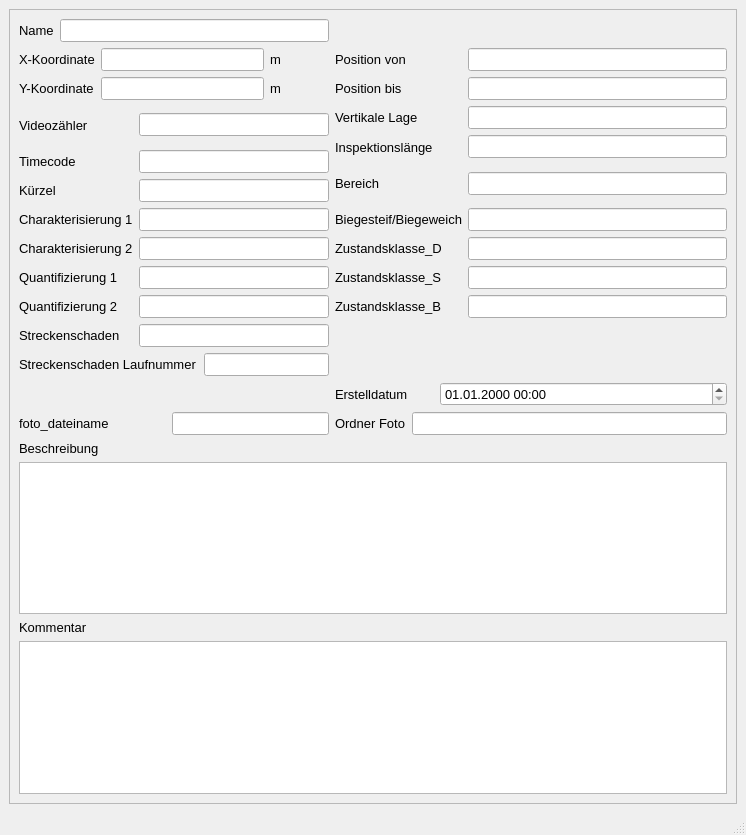
<?xml version="1.0" encoding="UTF-8"?>
<ui version="4.0">
 <class>MainWindow</class>
 <widget class="QMainWindow" name="MainWindow">
  <property name="enabled">
   <bool>true</bool>
  </property>
  <property name="geometry">
   <rect>
    <x>0</x>
    <y>0</y>
    <width>746</width>
    <height>835</height>
   </rect>
  </property>
  <property name="minimumSize">
   <size>
    <width>631</width>
    <height>393</height>
   </size>
  </property>
  <property name="font">
   <font>
    <family>Tahoma</family>
    <pointsize>10</pointsize>
   </font>
  </property>
  <property name="windowTitle">
   <string>MainWindow</string>
  </property>
  <widget class="QWidget" name="centralwidget">
   <layout class="QGridLayout" name="gridLayout">
    <item row="0" column="0">
     <widget class="QScrollArea" name="scrollArea">
      <property name="widgetResizable">
       <bool>true</bool>
      </property>
      <widget class="QWidget" name="scrollAreaWidgetContents">
       <property name="geometry">
        <rect>
         <x>0</x>
         <y>0</y>
         <width>722</width>
         <height>758</height>
        </rect>
       </property>
       <layout class="QGridLayout" name="gridLayout_2">
        <item row="0" column="0">
         <widget class="QLabel" name="label">
          <property name="text">
           <string>Name</string>
          </property>
         </widget>
        </item>
        <item row="0" column="1" colspan="6">
         <widget class="QLineEdit" name="untersuchsch"/>
        </item>
        <item row="1" column="0" colspan="2">
         <widget class="QLabel" name="label_6">
          <property name="text">
           <string>X-Koordinate</string>
          </property>
         </widget>
        </item>
        <item row="1" column="2" colspan="4">
         <widget class="QLineEdit" name="x">
          <property name="readOnly">
           <bool>true</bool>
          </property>
         </widget>
        </item>
        <item row="1" column="6">
         <widget class="QLabel" name="label_11">
          <property name="text">
           <string>m</string>
          </property>
         </widget>
        </item>
        <item row="1" column="7" colspan="3">
         <widget class="QLabel" name="label_18">
          <property name="text">
           <string>Position von</string>
          </property>
         </widget>
        </item>
        <item row="1" column="10">
         <widget class="QLineEdit" name="pos_von">
          <property name="toolTip">
           <string>&lt;html&gt;&lt;head/&gt;&lt;body&gt;&lt;p&gt;&lt;span style=&quot; font-size:10pt;&quot;&gt;vorgegebene Haltungslänge, falls diese nicht automatisch berechnet werden soll&lt;/span&gt;&lt;/p&gt;&lt;/body&gt;&lt;/html&gt;</string>
          </property>
         </widget>
        </item>
        <item row="2" column="0" colspan="2">
         <widget class="QLabel" name="label_9">
          <property name="text">
           <string>Y-Koordinate</string>
          </property>
         </widget>
        </item>
        <item row="2" column="2" colspan="4">
         <widget class="QLineEdit" name="y">
          <property name="readOnly">
           <bool>true</bool>
          </property>
         </widget>
        </item>
        <item row="2" column="6">
         <widget class="QLabel" name="label_12">
          <property name="text">
           <string>m</string>
          </property>
         </widget>
        </item>
        <item row="2" column="7" colspan="3">
         <widget class="QLabel" name="label_30">
          <property name="text">
           <string>Position bis</string>
          </property>
         </widget>
        </item>
        <item row="2" column="10">
         <widget class="QLineEdit" name="pos_bis">
          <property name="toolTip">
           <string>&lt;html&gt;&lt;head/&gt;&lt;body&gt;&lt;p&gt;&lt;span style=&quot; font-size:10pt;&quot;&gt;vorgegebene Haltungslänge, falls diese nicht automatisch berechnet werden soll&lt;/span&gt;&lt;/p&gt;&lt;/body&gt;&lt;/html&gt;</string>
          </property>
         </widget>
        </item>
        <item row="3" column="0" rowspan="2" colspan="2">
         <widget class="QLabel" name="label_19">
          <property name="text">
           <string>Videozähler</string>
          </property>
         </widget>
        </item>
        <item row="3" column="3" rowspan="2" colspan="4">
         <widget class="QLineEdit" name="videozaehler">
          <property name="toolTip">
           <string>&lt;html&gt;&lt;head/&gt;&lt;body&gt;&lt;p&gt;&lt;span style=&quot; font-size:10pt;&quot;&gt;vorgegebene Haltungslänge, falls diese nicht automatisch berechnet werden soll&lt;/span&gt;&lt;/p&gt;&lt;/body&gt;&lt;/html&gt;</string>
          </property>
         </widget>
        </item>
        <item row="3" column="7" colspan="3">
         <widget class="QLabel" name="label_51">
          <property name="text">
           <string>Vertikale Lage</string>
          </property>
         </widget>
        </item>
        <item row="3" column="10">
         <widget class="QLineEdit" name="vertikale_lage">
          <property name="toolTip">
           <string>&lt;html&gt;&lt;head/&gt;&lt;body&gt;&lt;p&gt;&lt;span style=&quot; font-size:10pt;&quot;&gt;vorgegebene Haltungslänge, falls diese nicht automatisch berechnet werden soll&lt;/span&gt;&lt;/p&gt;&lt;/body&gt;&lt;/html&gt;</string>
          </property>
         </widget>
        </item>
        <item row="4" column="7" rowspan="2" colspan="3">
         <widget class="QLabel" name="label_59">
          <property name="text">
           <string>Inspektionslänge</string>
          </property>
         </widget>
        </item>
        <item row="4" column="10" rowspan="2">
         <widget class="QLineEdit" name="inspektionslaenge">
          <property name="toolTip">
           <string>&lt;html&gt;&lt;head/&gt;&lt;body&gt;&lt;p&gt;&lt;span style=&quot; font-size:10pt;&quot;&gt;vorgegebene Haltungslänge, falls diese nicht automatisch berechnet werden soll&lt;/span&gt;&lt;/p&gt;&lt;/body&gt;&lt;/html&gt;</string>
          </property>
         </widget>
        </item>
        <item row="5" column="0" rowspan="2" colspan="2">
         <widget class="QLabel" name="label_20">
          <property name="text">
           <string>Timecode</string>
          </property>
         </widget>
        </item>
        <item row="5" column="3" rowspan="2" colspan="4">
         <widget class="QLineEdit" name="timecode">
          <property name="toolTip">
           <string>&lt;html&gt;&lt;head/&gt;&lt;body&gt;&lt;p&gt;&lt;span style=&quot; font-size:10pt;&quot;&gt;vorgegebene Haltungslänge, falls diese nicht automatisch berechnet werden soll&lt;/span&gt;&lt;/p&gt;&lt;/body&gt;&lt;/html&gt;</string>
          </property>
          <property name="text">
           <string/>
          </property>
         </widget>
        </item>
        <item row="6" column="7" rowspan="2" colspan="3">
         <widget class="QLabel" name="label_52">
          <property name="text">
           <string>Bereich</string>
          </property>
         </widget>
        </item>
        <item row="6" column="10" rowspan="2">
         <widget class="QLineEdit" name="bereich">
          <property name="toolTip">
           <string>&lt;html&gt;&lt;head/&gt;&lt;body&gt;&lt;p&gt;&lt;span style=&quot; font-size:10pt;&quot;&gt;vorgegebene Haltungslänge, falls diese nicht automatisch berechnet werden soll&lt;/span&gt;&lt;/p&gt;&lt;/body&gt;&lt;/html&gt;</string>
          </property>
         </widget>
        </item>
        <item row="7" column="0" colspan="3">
         <widget class="QLabel" name="label_23">
          <property name="text">
           <string>Kürzel</string>
          </property>
         </widget>
        </item>
        <item row="7" column="3" colspan="4">
         <widget class="QLineEdit" name="kuerzel">
          <property name="toolTip">
           <string>&lt;html&gt;&lt;head/&gt;&lt;body&gt;&lt;p&gt;&lt;span style=&quot; font-size:10pt;&quot;&gt;vorgegebene Haltungslänge, falls diese nicht automatisch berechnet werden soll&lt;/span&gt;&lt;/p&gt;&lt;/body&gt;&lt;/html&gt;</string>
          </property>
         </widget>
        </item>
        <item row="8" column="0" colspan="3">
         <widget class="QLabel" name="label_24">
          <property name="text">
           <string>Charakterisierung 1</string>
          </property>
         </widget>
        </item>
        <item row="8" column="3" colspan="4">
         <widget class="QLineEdit" name="charakt1">
          <property name="toolTip">
           <string>&lt;html&gt;&lt;head/&gt;&lt;body&gt;&lt;p&gt;&lt;span style=&quot; font-size:10pt;&quot;&gt;vorgegebene Haltungslänge, falls diese nicht automatisch berechnet werden soll&lt;/span&gt;&lt;/p&gt;&lt;/body&gt;&lt;/html&gt;</string>
          </property>
         </widget>
        </item>
        <item row="8" column="7" colspan="3">
         <widget class="QLabel" name="label_53">
          <property name="text">
           <string>Biegesteif/Biegeweich</string>
          </property>
         </widget>
        </item>
        <item row="8" column="10">
         <widget class="QLineEdit" name="bw_bs">
          <property name="toolTip">
           <string>&lt;html&gt;&lt;head/&gt;&lt;body&gt;&lt;p&gt;&lt;span style=&quot; font-size:10pt;&quot;&gt;vorgegebene Haltungslänge, falls diese nicht automatisch berechnet werden soll&lt;/span&gt;&lt;/p&gt;&lt;/body&gt;&lt;/html&gt;</string>
          </property>
         </widget>
        </item>
        <item row="9" column="0" colspan="3">
         <widget class="QLabel" name="label_25">
          <property name="text">
           <string>Charakterisierung 2</string>
          </property>
         </widget>
        </item>
        <item row="9" column="3" colspan="4">
         <widget class="QLineEdit" name="charakt2">
          <property name="toolTip">
           <string>&lt;html&gt;&lt;head/&gt;&lt;body&gt;&lt;p&gt;&lt;span style=&quot; font-size:10pt;&quot;&gt;vorgegebene Haltungslänge, falls diese nicht automatisch berechnet werden soll&lt;/span&gt;&lt;/p&gt;&lt;/body&gt;&lt;/html&gt;</string>
          </property>
         </widget>
        </item>
        <item row="9" column="7" colspan="3">
         <widget class="QLabel" name="label_54">
          <property name="text">
           <string>Zustandsklasse_D</string>
          </property>
         </widget>
        </item>
        <item row="9" column="10">
         <widget class="QLineEdit" name="Zustandsklasse_D">
          <property name="toolTip">
           <string>&lt;html&gt;&lt;head/&gt;&lt;body&gt;&lt;p&gt;&lt;span style=&quot; font-size:10pt;&quot;&gt;vorgegebene Haltungslänge, falls diese nicht automatisch berechnet werden soll&lt;/span&gt;&lt;/p&gt;&lt;/body&gt;&lt;/html&gt;</string>
          </property>
         </widget>
        </item>
        <item row="10" column="0" colspan="3">
         <widget class="QLabel" name="label_26">
          <property name="text">
           <string>Quantifizierung 1</string>
          </property>
         </widget>
        </item>
        <item row="10" column="3" colspan="4">
         <widget class="QLineEdit" name="quantnr1">
          <property name="toolTip">
           <string>&lt;html&gt;&lt;head/&gt;&lt;body&gt;&lt;p&gt;&lt;span style=&quot; font-size:10pt;&quot;&gt;vorgegebene Haltungslänge, falls diese nicht automatisch berechnet werden soll&lt;/span&gt;&lt;/p&gt;&lt;/body&gt;&lt;/html&gt;</string>
          </property>
         </widget>
        </item>
        <item row="10" column="7" colspan="3">
         <widget class="QLabel" name="label_55">
          <property name="text">
           <string>Zustandsklasse_S</string>
          </property>
         </widget>
        </item>
        <item row="10" column="10">
         <widget class="QLineEdit" name="Zustandsklasse_S">
          <property name="toolTip">
           <string>&lt;html&gt;&lt;head/&gt;&lt;body&gt;&lt;p&gt;&lt;span style=&quot; font-size:10pt;&quot;&gt;vorgegebene Haltungslänge, falls diese nicht automatisch berechnet werden soll&lt;/span&gt;&lt;/p&gt;&lt;/body&gt;&lt;/html&gt;</string>
          </property>
         </widget>
        </item>
        <item row="11" column="0" colspan="3">
         <widget class="QLabel" name="label_27">
          <property name="text">
           <string>Quantifizierung 2</string>
          </property>
         </widget>
        </item>
        <item row="11" column="3" colspan="4">
         <widget class="QLineEdit" name="quantnr2">
          <property name="toolTip">
           <string>&lt;html&gt;&lt;head/&gt;&lt;body&gt;&lt;p&gt;&lt;span style=&quot; font-size:10pt;&quot;&gt;vorgegebene Haltungslänge, falls diese nicht automatisch berechnet werden soll&lt;/span&gt;&lt;/p&gt;&lt;/body&gt;&lt;/html&gt;</string>
          </property>
         </widget>
        </item>
        <item row="11" column="7" colspan="3">
         <widget class="QLabel" name="label_56">
          <property name="text">
           <string>Zustandsklasse_B</string>
          </property>
         </widget>
        </item>
        <item row="11" column="10">
         <widget class="QLineEdit" name="Zustandsklasse_B">
          <property name="toolTip">
           <string>&lt;html&gt;&lt;head/&gt;&lt;body&gt;&lt;p&gt;&lt;span style=&quot; font-size:10pt;&quot;&gt;vorgegebene Haltungslänge, falls diese nicht automatisch berechnet werden soll&lt;/span&gt;&lt;/p&gt;&lt;/body&gt;&lt;/html&gt;</string>
          </property>
         </widget>
        </item>
        <item row="12" column="0" colspan="3">
         <widget class="QLabel" name="label_28">
          <property name="text">
           <string>Streckenschaden</string>
          </property>
         </widget>
        </item>
        <item row="12" column="3" colspan="4">
         <widget class="QLineEdit" name="streckenschaden">
          <property name="toolTip">
           <string>&lt;html&gt;&lt;head/&gt;&lt;body&gt;&lt;p&gt;&lt;span style=&quot; font-size:10pt;&quot;&gt;vorgegebene Haltungslänge, falls diese nicht automatisch berechnet werden soll&lt;/span&gt;&lt;/p&gt;&lt;/body&gt;&lt;/html&gt;</string>
          </property>
         </widget>
        </item>
        <item row="13" column="0" colspan="5">
         <widget class="QLabel" name="label_29">
          <property name="text">
           <string>Streckenschaden Laufnummer</string>
          </property>
         </widget>
        </item>
        <item row="13" column="5" colspan="2">
         <widget class="QLineEdit" name="streckenschaden_lfdnr">
          <property name="toolTip">
           <string>&lt;html&gt;&lt;head/&gt;&lt;body&gt;&lt;p&gt;&lt;span style=&quot; font-size:10pt;&quot;&gt;vorgegebene Haltungslänge, falls diese nicht automatisch berechnet werden soll&lt;/span&gt;&lt;/p&gt;&lt;/body&gt;&lt;/html&gt;</string>
          </property>
         </widget>
        </item>
        <item row="14" column="7" colspan="2">
         <widget class="QLabel" name="label_70">
          <property name="text">
           <string>Erstelldatum</string>
          </property>
         </widget>
        </item>
        <item row="14" column="9" colspan="2">
         <widget class="QgsDateTimeEdit" name="createdat">
          <property name="currentSection">
           <enum>QDateTimeEdit::DaySection</enum>
          </property>
          <property name="displayFormat">
           <string>dd.MM.yyyy HH:mm</string>
          </property>
         </widget>
        </item>
        <item row="15" column="0" colspan="4">
         <widget class="QLabel" name="label_31">
          <property name="text">
           <string>foto_dateiname</string>
          </property>
         </widget>
        </item>
        <item row="15" column="4" colspan="3">
         <widget class="QLineEdit" name="foto_dateiname">
          <property name="toolTip">
           <string>&lt;html&gt;&lt;head/&gt;&lt;body&gt;&lt;p&gt;&lt;span style=&quot; font-size:10pt;&quot;&gt;vorgegebene Haltungslänge, falls diese nicht automatisch berechnet werden soll&lt;/span&gt;&lt;/p&gt;&lt;/body&gt;&lt;/html&gt;</string>
          </property>
         </widget>
        </item>
        <item row="15" column="7">
         <widget class="QLabel" name="label_33">
          <property name="text">
           <string>Ordner Foto</string>
          </property>
         </widget>
        </item>
        <item row="15" column="8" colspan="3">
         <widget class="QLineEdit" name="ordner">
          <property name="toolTip">
           <string>&lt;html&gt;&lt;head/&gt;&lt;body&gt;&lt;p&gt;&lt;span style=&quot; font-size:10pt;&quot;&gt;vorgegebene Haltungslänge, falls diese nicht automatisch berechnet werden soll&lt;/span&gt;&lt;/p&gt;&lt;/body&gt;&lt;/html&gt;</string>
          </property>
         </widget>
        </item>
        <item row="16" column="0" colspan="5">
         <widget class="QLabel" name="label_57">
          <property name="text">
           <string>Beschreibung</string>
          </property>
         </widget>
        </item>
        <item row="17" column="0" colspan="11">
         <widget class="QTextEdit" name="Beschreibung">
          <property name="font">
           <font>
            <family>Tahoma</family>
            <pointsize>10</pointsize>
           </font>
          </property>
         </widget>
        </item>
        <item row="18" column="0" colspan="2">
         <widget class="QLabel" name="label_14">
          <property name="text">
           <string>Kommentar</string>
          </property>
         </widget>
        </item>
        <item row="19" column="0" colspan="11">
         <widget class="QTextEdit" name="kommentar"/>
        </item>
       </layout>
       <widget class="QLabel" name="label_58">
        <property name="geometry">
         <rect>
          <x>350</x>
          <y>150</y>
          <width>151</width>
          <height>21</height>
         </rect>
        </property>
        <property name="text">
         <string/>
        </property>
       </widget>
      </widget>
     </widget>
    </item>
   </layout>
  </widget>
  <widget class="QMenuBar" name="menubar">
   <property name="geometry">
    <rect>
     <x>0</x>
     <y>0</y>
     <width>746</width>
     <height>27</height>
    </rect>
   </property>
  </widget>
  <widget class="QStatusBar" name="statusbar"/>
 </widget>
 <customwidgets>
  <customwidget>
   <class>QgsDateTimeEdit</class>
   <extends>QDateTimeEdit</extends>
   <header>qgsdatetimeedit.h</header>
  </customwidget>
 </customwidgets>
 <tabstops>
  <tabstop>untersuchsch</tabstop>
  <tabstop>createdat</tabstop>
  <tabstop>kommentar</tabstop>
 </tabstops>
 <resources/>
 <connections/>
</ui>
